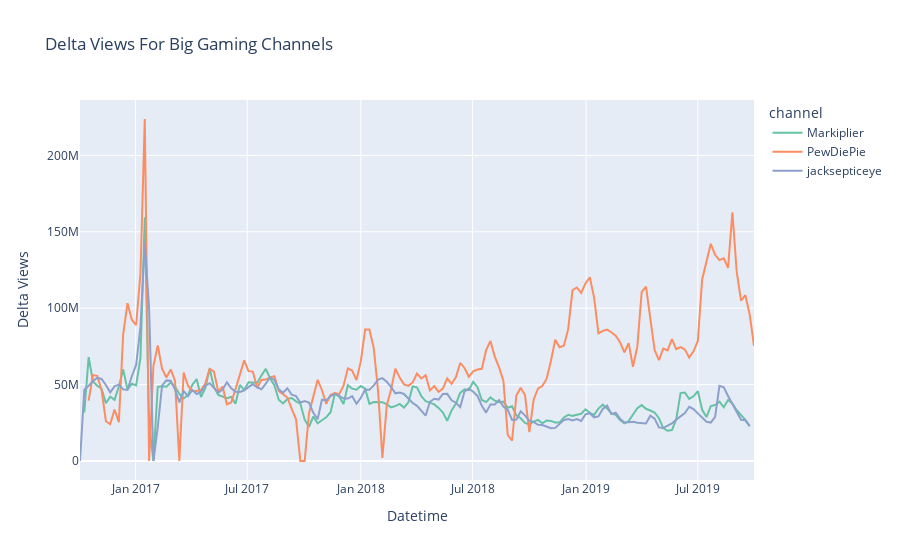
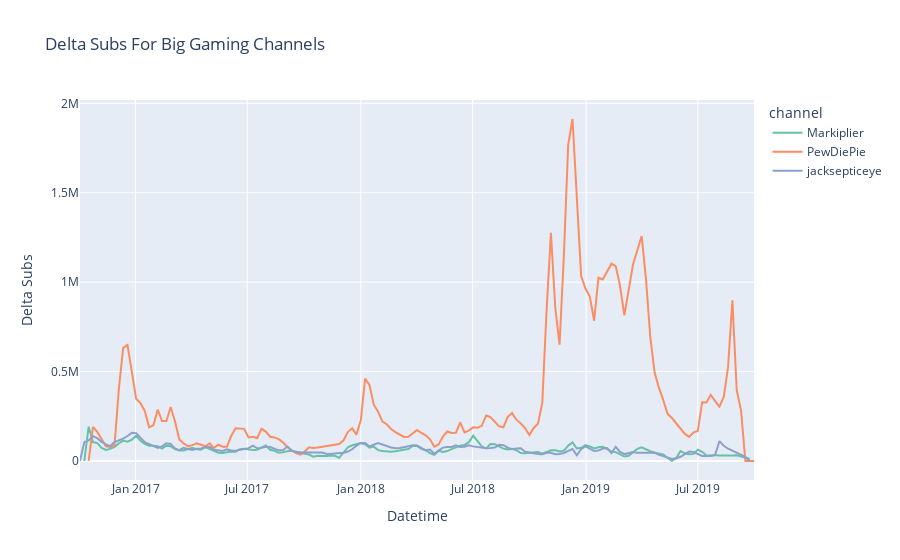

The code cell stored with these charts, in order, in its notebook:
### Code cell
timeseries = df[df.datetime >= '2016-01-01']
timeseries.head()
color_palette = px.colors.qualitative.Set2
fig1 = px.line(timeseries, x='datetime', y='delta_views', color='channel', title='Delta Views For Big Gaming Channels', 
                   color_discrete_sequence=color_palette  # Set the color palette
)
fig1.update_xaxes(title='Datetime')
fig1.update_yaxes(title='Delta Views')

# Create a figure for Delta Subs
fig2 = px.line(timeseries, x='datetime', y='delta_subs', color='channel', title='Delta Subs For Big Gaming Channels',
                   color_discrete_sequence=color_palette ) # Set the color palette)
fig2.update_xaxes(title='Datetime')
fig2.update_yaxes(title='Delta Subs')

# Display the figures
fig1.show()
fig2.show()

### Figure 1 — Plotly figure (JSON) as saved in the notebook; plotly's stock layout.template omitted (floating-point values rounded to 4 significant figures; data arrays with more than 128 entries replaced by an {"elided": "..."} marker saying what was removed)
{"data": [{"hovertemplate": "channel=Markiplier<br>datetime=%{x}<br>delta_views=%{y}<extra></extra>", "legendgroup": "Markiplier", "line": {"color": "rgb(102,194,165)", "dash": "solid"}, "marker": {"symbol": "circle"}, "mode": "lines", "name": "Markiplier", "orientation": "v", "showlegend": true, "type": "scatter", "x": {"elided": "155 str values"}, "xaxis": "x", "y": {"elided": "155 float values"}, "yaxis": "y"}, {"hovertemplate": "channel=PewDiePie<br>datetime=%{x}<br>delta_views=%{y}<extra></extra>", "legendgroup": "PewDiePie", "line": {"color": "rgb(252,141,98)", "dash": "solid"}, "marker": {"symbol": "circle"}, "mode": "lines", "name": "PewDiePie", "orientation": "v", "showlegend": true, "type": "scatter", "x": {"elided": "155 str values"}, "xaxis": "x", "y": {"elided": "155 float values"}, "yaxis": "y"}, {"hovertemplate": "channel=jacksepticeye<br>datetime=%{x}<br>delta_views=%{y}<extra></extra>", "legendgroup": "jacksepticeye", "line": {"color": "rgb(141,160,203)", "dash": "solid"}, "marker": {"symbol": "circle"}, "mode": "lines", "name": "jacksepticeye", "orientation": "v", "showlegend": true, "type": "scatter", "x": {"elided": "156 str values"}, "xaxis": "x", "y": {"elided": "156 float values"}, "yaxis": "y"}], "layout": {"legend": {"title": {"text": "channel"}, "tracegroupgap": 0}, "title": {"text": "Delta Views For Big Gaming Channels"}, "xaxis": {"anchor": "y", "domain": [0, 1], "title": {"text": "Datetime"}}, "yaxis": {"anchor": "x", "domain": [0, 1], "title": {"text": "Delta Views"}}}}

### Figure 2 — Plotly figure (JSON) as saved in the notebook; plotly's stock layout.template omitted (floating-point values rounded to 4 significant figures; data arrays with more than 128 entries replaced by an {"elided": "..."} marker saying what was removed)
{"data": [{"hovertemplate": "channel=Markiplier<br>datetime=%{x}<br>delta_subs=%{y}<extra></extra>", "legendgroup": "Markiplier", "line": {"color": "rgb(102,194,165)", "dash": "solid"}, "marker": {"symbol": "circle"}, "mode": "lines", "name": "Markiplier", "orientation": "v", "showlegend": true, "type": "scatter", "x": {"elided": "155 str values"}, "xaxis": "x", "y": {"elided": "155 float values"}, "yaxis": "y"}, {"hovertemplate": "channel=PewDiePie<br>datetime=%{x}<br>delta_subs=%{y}<extra></extra>", "legendgroup": "PewDiePie", "line": {"color": "rgb(252,141,98)", "dash": "solid"}, "marker": {"symbol": "circle"}, "mode": "lines", "name": "PewDiePie", "orientation": "v", "showlegend": true, "type": "scatter", "x": {"elided": "155 str values"}, "xaxis": "x", "y": {"elided": "155 float values"}, "yaxis": "y"}, {"hovertemplate": "channel=jacksepticeye<br>datetime=%{x}<br>delta_subs=%{y}<extra></extra>", "legendgroup": "jacksepticeye", "line": {"color": "rgb(141,160,203)", "dash": "solid"}, "marker": {"symbol": "circle"}, "mode": "lines", "name": "jacksepticeye", "orientation": "v", "showlegend": true, "type": "scatter", "x": {"elided": "156 str values"}, "xaxis": "x", "y": {"elided": "156 float values"}, "yaxis": "y"}], "layout": {"legend": {"title": {"text": "channel"}, "tracegroupgap": 0}, "title": {"text": "Delta Subs For Big Gaming Channels"}, "xaxis": {"anchor": "y", "domain": [0, 1], "title": {"text": "Datetime"}}, "yaxis": {"anchor": "x", "domain": [0, 1], "title": {"text": "Delta Subs"}}}}
